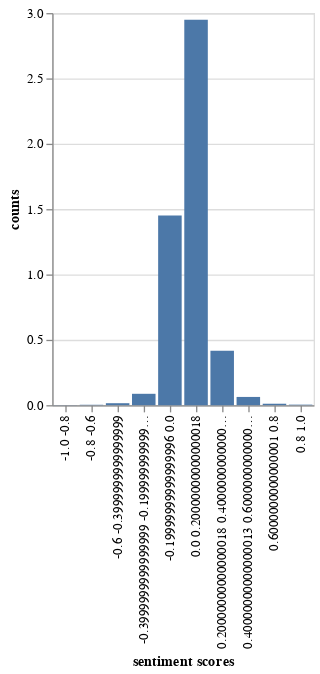

Notebook code for this chart:
### Code cell
chart2

### Figure 1 — Vega-Lite specification as saved in the notebook (floating-point values rounded to 4 significant figures)
{"config": {"view": {"continuousWidth": 300, "continuousHeight": 300}}, "data": {"name": "data-bb35c0e7ca6c5d6314ac510561d4e06e"}, "mark": {"type": "bar"}, "encoding": {"x": {"field": "sentiment scores", "sort": ["-1.0 -0.8", "-0.8 -0.6", "-0.6 -0.3999999999999999", "-0.3999999999999999 -0.19999999999999996", "-0.19999999999999996 0.0", "0.0 0.20000000000000018", "0.20000000000000018 0.40000000000000013", "0.40000000000000013 0.6000000000000001", "0.6000000000000001 0.8", "0.8 1.0"], "type": "nominal"}, "y": {"field": "counts", "type": "quantitative"}}, "$schema": "https://vega.github.io/schema/vega-lite/v5.20.1.json", "datasets": {"data-bb35c0e7ca6c5d6314ac510561d4e06e": [{"sentiment scores": "-1.0 -0.8", "counts": 0.001}, {"sentiment scores": "-0.8 -0.6", "counts": 0.003}, {"sentiment scores": "-0.6 -0.3999999999999999", "counts": 0.015}, {"sentiment scores": "-0.3999999999999999 -0.19999999999999996", "counts": 0.087}, {"sentiment scores": "-0.19999999999999996 0.0", "counts": 1.451}, {"sentiment scores": "0.0 0.20000000000000018", "counts": 2.949}, {"sentiment scores": "0.20000000000000018 0.40000000000000013", "counts": 0.416}, {"sentiment scores": "0.40000000000000013 0.6000000000000001", "counts": 0.063}, {"sentiment scores": "0.6000000000000001 0.8", "counts": 0.011}, {"sentiment scores": "0.8 1.0", "counts": 0.004}]}}
